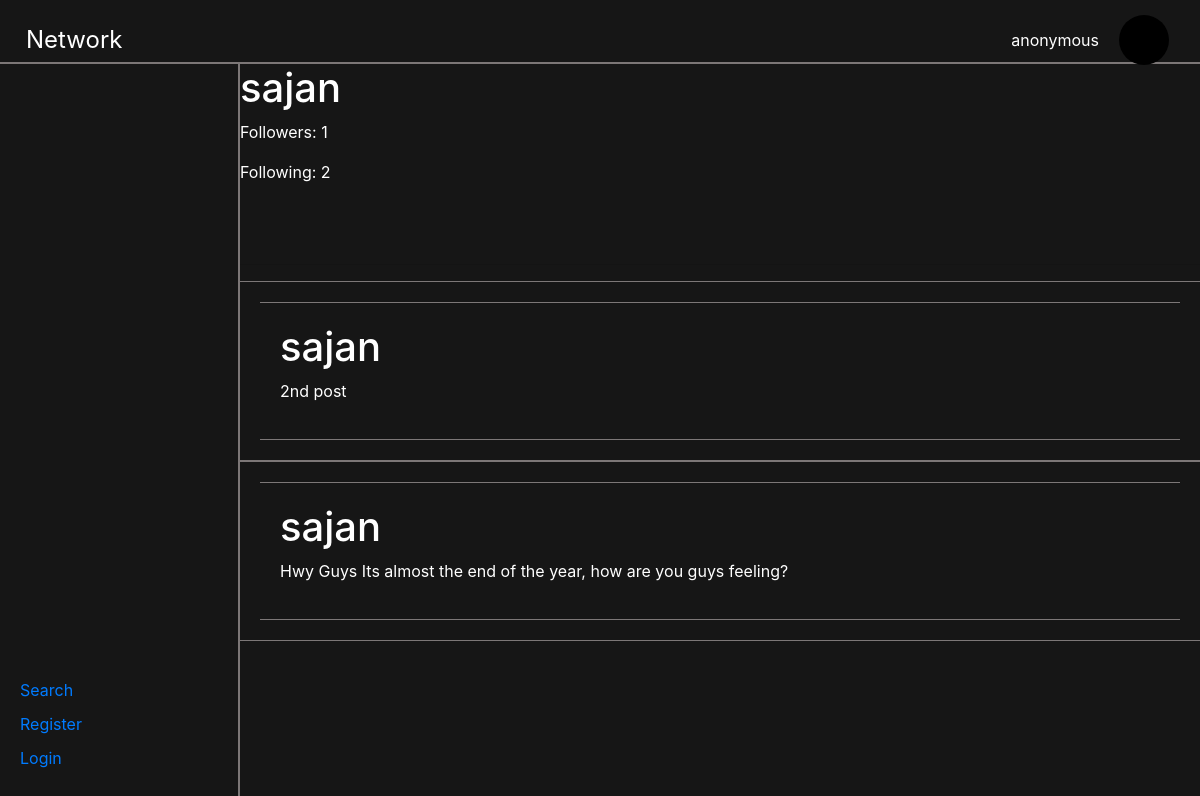
Screenshot of /profile/sajan with the database file from the repository.
### network/models.py (models this page shows, shortened)
class User(AbstractUser):
    followers = models.ManyToManyField('self', symmetrical=False, related_name='following', blank=True)
    def __str__(self):
        return f"{self.username}"

class Post(models.Model):
    user = models.ForeignKey(User, on_delete=models.CASCADE)
    content = models.TextField()
    likes = models.ManyToManyField(User, related_name='likes', blank=True)
    timestamp = models.DateTimeField(auto_now_add=True)
    class Meta:
        ordering = ['-timestamp']

### network/views.py (the view)
# urls.py: path("profile/<str:user>", views.view_profile, name="profile"),
def view_profile(req, user):
    user = User.objects.get(username=user)
    followers_cnt = len(user.followers.all())
    following_cnt = len(user.following.all())
    follow_bool = False
    my_Posts = Post.objects.filter(user= user.id)
    if req.user.is_authenticated:
        user_client = User.objects.get(pk=req.user.id)
        following = user_client.following.all()
        if user in following:
            follow_bool = True
    return render(req, "network/profile.html", {
        "username": user,
        "follwers_cnt":  followers_cnt,
        "following_cnt": following_cnt,
        "following": follow_bool,
        "posts": my_Posts
    })

### network/templates/network/profile.html (shortened to what this page needs)
{% extends "network/layout.html" %}
{% load static %}
{% block body %}
<div>
    <h1>{{username}}</h1>
    <p>Followers: {{follwers_cnt}}</p>
    <p>Following: {{following_cnt}}</p>
    <br>
    <br>
    <hr>
    <div class="My-Posts">
        {% for post in posts %}
        <div class="post-container">
            <div class="post-container">
                <h1> {{post.user}} </h1>
                <p>{{post.content}}</p>
            </div>
        </div>
        {% empty %}
            <h1>No Posts.</h1>
            <p>Post some posts :]</p>
        {% endfor %}
    </div>
</div>
{% endblock %}

### network/static/network/styles.css (style rules this page uses)
* { padding: 0%; margin: 0%; }
.post-container { padding: 20px; color: #fff; border-top: #7c7777 1px solid; border-bottom: #7c7777 1px solid; }

### rows the page displays
User: username "sajan"
Post: user "sajan", content "2nd post"
Post: user "sajan", content "Hwy Guys Its almost the end of the year, how are you guys feeling?"

### other values shown
{{ follwers_cnt }} "1"
{{ following_cnt }} "2"
